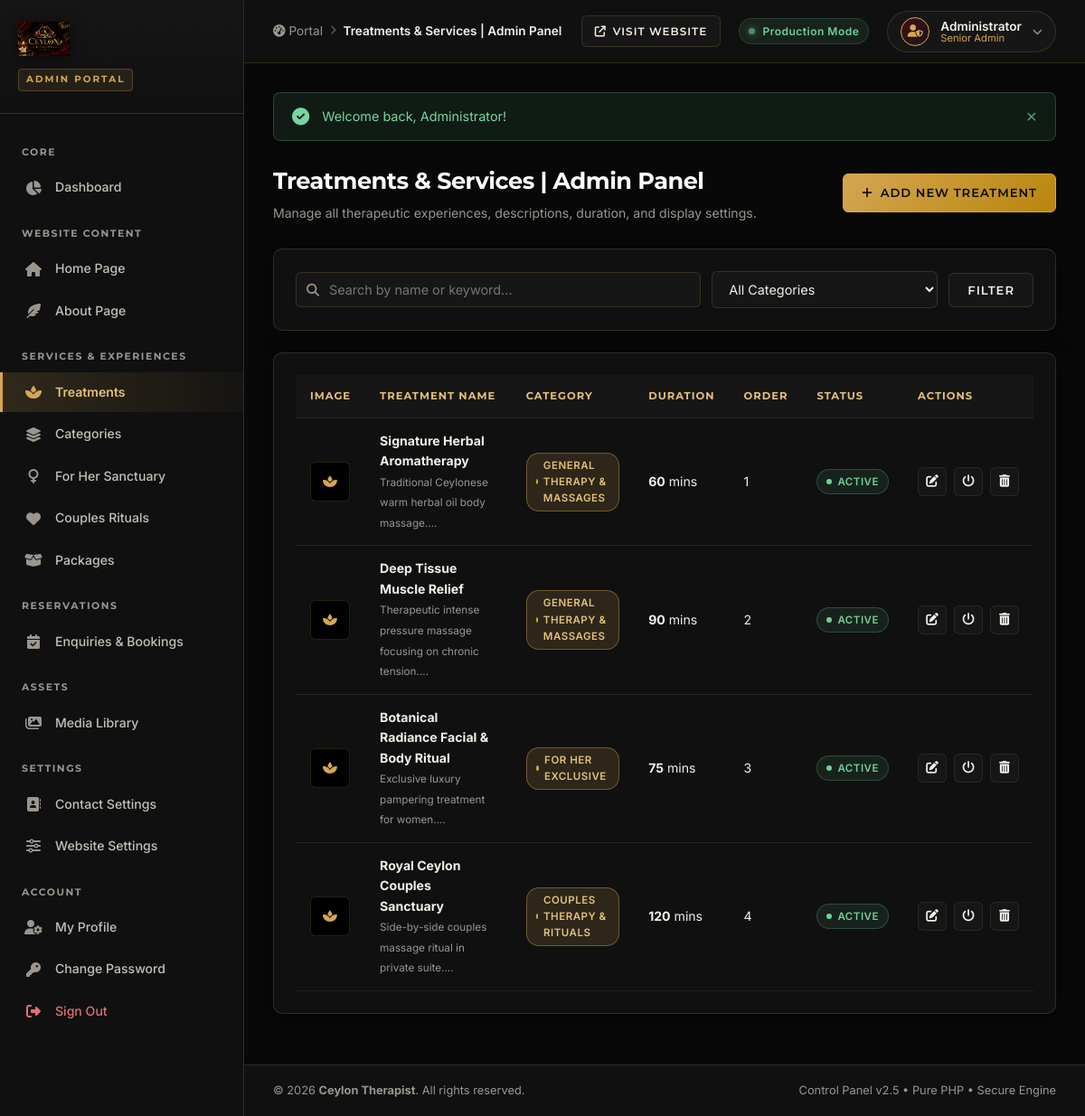
Screenshot of /admin_services.php (signed in) with the database file from the repository.
### tables this page shows
CREATE TABLE IF NOT EXISTS `services` (
    `id` INT UNSIGNED AUTO_INCREMENT PRIMARY KEY,
    `category_id` INT UNSIGNED NOT NULL,
    `name` VARCHAR(150) NOT NULL,
    `slug` VARCHAR(150) NOT NULL UNIQUE,
    `short_description` VARCHAR(255) NULL,
    `description` TEXT NULL,
    `duration_minutes` INT UNSIGNED DEFAULT 60,
    `image` VARCHAR(255) NULL,
    `status` ENUM('ACTIVE', 'INACTIVE') DEFAULT 'ACTIVE',
    `display_order` INT DEFAULT 0,
    `created_at` TIMESTAMP DEFAULT CURRENT_TIMESTAMP,
    `updated_at` TIMESTAMP DEFAULT CURRENT_TIMESTAMP ON UPDATE CURRENT_TIMESTAMP,
    CONSTRAINT `fk_services_category` FOREIGN KEY (`category_id`) 
        REFERENCES `service_categories` (`id`) ON DELETE CASCADE ON UPDATE CASCADE
);

CREATE TABLE IF NOT EXISTS `service_categories` (
    `id` INT UNSIGNED AUTO_INCREMENT PRIMARY KEY,
    `code` VARCHAR(50) NOT NULL UNIQUE,
    `name` VARCHAR(100) NOT NULL,
    `description` TEXT NULL,
    `display_order` INT DEFAULT 0,
    `created_at` TIMESTAMP DEFAULT CURRENT_TIMESTAMP
);

### controllers/AdminServiceController.php (called while the page is built, shortened)
<?php
class AdminServiceController
{
    private ServiceBLL $serviceBLL;
    public function __construct()
    {
        $this->serviceBLL = new ServiceBLL();
    }
    public function index(): void
    {
        $categoryCode = get('category');
        $search = get('search');
        $services = $this->serviceBLL->getAllAdminServices($categoryCode, $search);
        $pageTitle = "Treatments & Services | Admin Panel";
        require BASE_PATH . '/views/admin/services/index.php';
    }
}

### helpers/common_helper.php (called while the page is built, shortened)
<?php
function e(?string $value): string
{
    return htmlspecialchars((string)($value ?? ''), ENT_QUOTES, 'UTF-8');
}
function get(string $key, mixed $default = null): mixed
{
    if (!isset($_GET[$key])) {
        return $default;
    }
    return is_string($_GET[$key]) ? trim($_GET[$key]) : $_GET[$key];
}

### helpers/url_helper.php (called while the page is built, shortened)
<?php
function baseUrl(string $path = ''): string
{
    $cleanPath = ltrim($path, '/');
    if (isset($_SERVER['HTTP_HOST'])) {
        $scriptName = $_SERVER['SCRIPT_NAME'] ?? ($_SERVER['PHP_SELF'] ?? '');
        $dir = rtrim(str_replace('\\', '/', dirname($scriptName)), '/');
        return $cleanPath ? $cleanPath : './';
    }
    return rtrim(BASE_URL, '/') . ($cleanPath ? '/' . $cleanPath : '');
}

### config/init.php (called while the page is built, shortened)
<?php
require_once BASE_PATH . '/helpers/env_helper.php';
require_once __DIR__ . '/db.php';
spl_autoload_register(function (string $className): void {
    $dirs = [
        BASE_PATH . '/controllers/',
        BASE_PATH . '/bll/',
        BASE_PATH . '/dal/',
        BASE_PATH . '/services/'
    ];
    foreach ($dirs as $dir) {
        $file = $dir . $className . '.php';
        if (file_exists($file)) {
            return;
        }
    }
});
require_once BASE_PATH . '/helpers/common_helper.php';
require_once BASE_PATH . '/helpers/url_helper.php';

### helpers/env_helper.php (called while the page is built, shortened)
<?php
if (!function_exists('env')) {
    function env(string $key, mixed $default = null): mixed
    {
        $value = getenv($key);
        if ($value === false) {
            $value = $_ENV[$key] ?? $_SERVER[$key] ?? $default;
        }
        return $value;
    }
}

### config/db.php (called while the page is built, shortened)
<?php
class Database
{
    private static ?PDO $instance = null;
    public static function getConnection(): PDO
    {
        if (self::$instance === null) {
            $host = (string)env('DB_HOST', 'localhost');
            $port = (int)env('DB_PORT', 3306);
            $dbName = (string)env('DB_DATABASE', 'ceylon_therapist');
            $username = (string)env('DB_USERNAME', 'root');
            $password = (string)env('DB_PASSWORD', '');
            $charset = (string)env('DB_CHARSET', 'utf8mb4');
            $dsn = sprintf(
                "mysql:host=%s;port=%d;dbname=%s;charset=%s",
                $host,
                $port,
                $dbName,
                $charset
            );
            $options = [
                PDO::ATTR_ERRMODE => PDO::ERRMODE_EXCEPTION,
                PDO::ATTR_DEFAULT_FETCH_MODE => PDO::FETCH_ASSOC,
                PDO::ATTR_EMULATE_PREPARES => false,
                PDO::MYSQL_ATTR_INIT_COMMAND => "SET NAMES " . $charset
            ];
            try {
                self::$instance = new PDO($dsn, $username, $password, $options);
            } catch (PDOException $e) {
                if (defined('ENVIRONMENT') && ENVIRONMENT === 'development') {
                    throw new Exception("Database Connection Error: " . $e->getMessage(), (int)$e->getCode());
                } else {
                    throw new Exception("A database error occurred. Please try again later.", 500);
                }
            }
        }
        return self::$instance;
    }
}

### bll/ServiceBLL.php (called while the page is built, shortened)
<?php
class ServiceBLL
{
    private ServiceDAL $serviceDAL;
    public function __construct()
    {
        $this->serviceDAL = new ServiceDAL();
    }
    public function getAllAdminServices(?string $categoryCode = null, ?string $search = null): array
    {
        return $this->serviceDAL->getAllAdmin($categoryCode, $search);
    }
}

### dal/ServiceDAL.php (called while the page is built, shortened)
<?php
class ServiceDAL
{
    private PDO $db;
    public function __construct()
    {
        $this->db = Database::getConnection();
    }
    public function getAllAdmin(?string $categoryCode = null, ?string $search = null): array
    {
        $sql = "SELECT s.*, c.name AS category_name, c.code AS category_code
                FROM services s
                LEFT JOIN service_categories c ON s.category_id = c.id
                WHERE 1=1";
        $params = [];
        $sql .= " ORDER BY s.display_order ASC, s.id DESC";
        $stmt = $this->db->prepare($sql);
        $stmt->execute();
        return $stmt->fetchAll() ?: [];
    }
}

### views/admin/services/index.php (the view, shortened to what this page needs)
<?php require BASE_PATH . '/views/partials/admin-header.php'; ?>
<?php require BASE_PATH . '/views/partials/admin-sidebar.php'; ?>
<?php
$isForHer = ($categoryFilter ?? '') === 'FOR_HER';
$isCouples = ($categoryFilter ?? '') === 'COUPLES';
if ($isForHer) {
    $addBtnLabel = "Add For Her Sanctuary";
    $addBtnUrl = baseUrl('admin_for_her_create.php');
    $headerDesc = "Manage private wellness therapies and sanctuary experiences tailored exclusively for her.";
    $emptyTitle = "No For Her Sanctuary Experiences Found";
    $emptyDesc = "No sanctuary experiences have been added for her yet. Add a new sanctuary experience to publish it to the customer For Her page.";
    $emptyIcon = "fa-venus";
} else {
    $addBtnLabel = "Add New Treatment";
    $addBtnUrl = baseUrl('admin_service_create.php');
    $headerDesc = "Manage all therapeutic experiences, descriptions, duration, and display settings.";
    $emptyTitle = "No Treatments Found";
    $emptyDesc = "No treatments matched your criteria. Add a new service to enrich your sanctuary menu.";
    $emptyIcon = "fa-spa";
}
?>
<div class="admin-page-header">
    <div class="page-title-wrap">
        <h1><?= e($pageTitle ?? 'Treatments & Services') ?></h1>
        <p><?= e($headerDesc) ?></p>
    </div>
    <div class="admin-header-actions">
        <a href="<?= $addBtnUrl ?>" class="btn-admin btn-admin-gold">
            <i class="fa-solid fa-plus"></i> <?= e($addBtnLabel) ?>
        </a>
    </div>
</div>
<div class="admin-card">
    <form action="" method="GET" class="filter-form">
        <div class="filter-input-wrap">
            <i class="fa-solid fa-magnifying-glass"></i>
            <input type="text" name="search" class="admin-input" placeholder="Search by name or keyword..." value="<?= e($_GET['search'] ?? '') ?>">
        </div>
        <?php if (!isset($categoryFilter)): ?>
            <div style="min-width: 200px;">
                <select name="category" class="admin-select" onchange="this.form.submit()">
                    <option value="">All Categories</option>
                </select>
            </div>
        <?php endif; ?>
        <button type="submit" class="btn-admin btn-admin-secondary">Filter</button>
    </form>
</div>
<div class="admin-card">
    <?php if (empty($services)): ?>
        <div class="admin-empty-state">
            <i class="fa-solid <?= $emptyIcon ?> empty-icon"></i>
            <h3 class="empty-title"><?= e($emptyTitle) ?></h3>
            <p class="empty-desc"><?= e($emptyDesc) ?></p>
            <a href="<?= $addBtnUrl ?>" class="btn-admin btn-admin-gold">
                <i class="fa-solid fa-plus"></i> <?= e($addBtnLabel) ?>
            </a>
        </div>
    <?php else: ?>
        <div class="table-responsive">
            <table class="admin-table">
                <thead>
                    <tr>
                        <th style="width: 60px;">Image</th>
                        <th>Treatment Name</th>
                        <th>Category</th>
                        <th>Duration</th>
                        <th>Order</th>
                        <th>Status</th>
                        <th>Actions</th>
                    </tr>
                </thead>
                <tbody>
                    <?php foreach ($services as $srv): ?>
                        <tr>
                            <td>
                                <?php if (!empty($srv['image'])): ?>
                                    <img src="<?= baseUrl($srv['image']) ?>" alt="<?= e($srv['name']) ?>" class="table-thumb">
                                <?php else: ?>
                                    <div class="table-thumb" style="display:flex;align-items:center;justify-content:center;color:var(--admin-gold);">
                                        <i class="fa-solid fa-spa"></i>
                                    </div>
                                <?php endif; ?>
                            </td>
                            <td>
                                <strong><?= e($srv['name']) ?></strong>
                                <?php if (!empty($srv['short_description'])): ?>
                                    <br><small style="color: var(--admin-muted);"><?= e(substr($srv['short_description'], 0, 70)) ?>...</small>
                                <?php endif; ?>
                            </td>
                            <td>
                                <span class="badge-status badge-new"><?= e($srv['category_name'] ?? 'General') ?></span>
                            </td>
                            <td><strong><?= (int)$srv['duration_minutes'] ?></strong> mins</td>
                            <td><?= (int)$srv['display_order'] ?></td>
                            <td>
                                <span class="badge-status badge-<?= strtolower($srv['status']) ?>">
                                    <?= e($srv['status']) ?>
                                </span>
                            </td>
                            <td>
                                <div class="table-actions">
                                    <a href="<?= baseUrl('admin_service_edit.php?id=' . (int)$srv['id']) ?>" class="btn-table-action" title="Edit Treatment">
                                        <i class="fa-solid fa-pen-to-square"></i>
                                    </a>
                                    <form action="<?= baseUrl('admin_services.php?action=toggle&id=' . (int)$srv['id']) ?>" method="POST" style="display:inline;">
                                        <button type="submit" class="btn-table-action" title="Toggle Status (Active / Inactive)">
                                            <i class="fa-solid fa-power-off"></i>
                                        </button>
                                    </form>
                                    <form action="<?= baseUrl('admin_services.php?action=delete&id=' . (int)$srv['id']) ?>" method="POST" style="display:inline;" onsubmit="return confirm('Are you sure you want to permanently delete this treatment?');">
                                        <button type="submit" class="btn-table-action action-delete" title="Delete Treatment">
                                            <i class="fa-solid fa-trash-can"></i>
                                        </button>
                                    </form>
                                </div>
                            </td>
                        </tr>
                    <?php endforeach; ?>
                </tbody>
            </table>
        </div>
    <?php endif; ?>
</div>
<?php require BASE_PATH . '/views/partials/admin-footer.php'; ?>

### rows the page displays
services: name "Signature Herbal Aromatherapy", short_description "Traditional Ceylonese warm herbal oil body massage.", category.name "GENERAL THERAPY & MASSAGES", duration_minutes "60", display_order "1", status "ACTIVE"
services: name "Deep Tissue Muscle Relief", short_description "Therapeutic intense pressure massage focusing on chronic tension.", category.name "GENERAL THERAPY & MASSAGES", duration_minutes "90", display_order "2", status "ACTIVE"
services: name "Botanical Radiance Facial & Body Ritual", short_description "Exclusive luxury pampering treatment for women.", category.name "FOR HER EXCLUSIVE", duration_minutes "75", display_order "3", status "ACTIVE"
services: name "Royal Ceylon Couples Sanctuary", short_description "Side-by-side couples massage ritual in private suite.", category.name "COUPLES THERAPY & RITUALS", duration_minutes "120", display_order "4", status "ACTIVE"

### other values shown
$pageTitle "Treatments & Services | Admin Panel"
$admin['name'] "Administrator"
$msg "Welcome back, Administrator!"
$headerDesc "Manage all therapeutic experiences, descriptions, duration, and display settings."
$addBtnLabel "ADD NEW TREATMENT"
